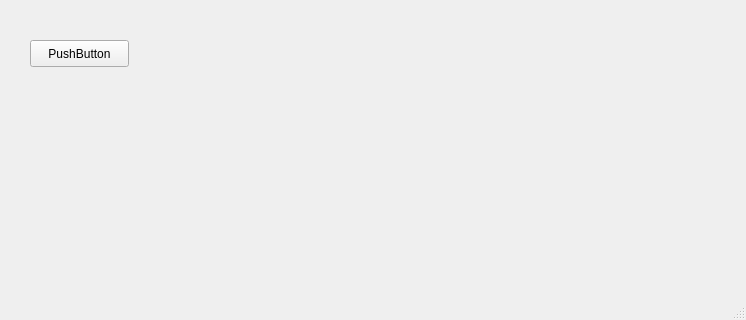
<?xml version="1.0" encoding="UTF-8"?>
<ui version="4.0">
 <class>loadingWindow</class>
 <widget class="QMainWindow" name="loadingWindow">
  <property name="geometry">
   <rect>
    <x>0</x>
    <y>0</y>
    <width>746</width>
    <height>320</height>
   </rect>
  </property>
  <property name="windowTitle">
   <string>MainWindow</string>
  </property>
  <widget class="QWidget" name="centralwidget">
   <widget class="QPushButton" name="pushButton">
    <property name="geometry">
     <rect>
      <x>30</x>
      <y>40</y>
      <width>99</width>
      <height>27</height>
     </rect>
    </property>
    <property name="text">
     <string>PushButton</string>
    </property>
   </widget>
  </widget>
  <widget class="QMenuBar" name="menubar">
   <property name="geometry">
    <rect>
     <x>0</x>
     <y>0</y>
     <width>746</width>
     <height>25</height>
    </rect>
   </property>
  </widget>
  <widget class="QStatusBar" name="statusbar"/>
 </widget>
 <resources/>
 <connections/>
</ui>
